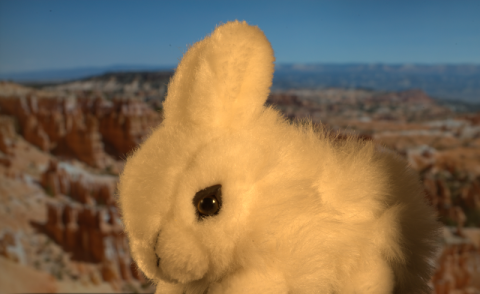
#> input picture input_image.png, 480 x 294 px
$ jupyter execute image_matting.ipynb
#> lines starting #> are read from the running program, lines starting #| are printed output that depends on the picture; after the words box and inside, x2 and y2 are one past the last pixel; in counts of white or black regions, pixels touching at a corner belong together
<center>
  <h1><b>A Closed Form Solution to Natural Image Matting </b></h1>
  <br>
  MVA : Reproductible research project
  <br>
  <br>
  <b>Student Name:</b> Aissa Abdelaziz, Mahdi Ranjbar,  Mohammad Ali Jauhar
  <br>
  <br>
  </center>

[cell 1]
import cv2
import matplotlib.pyplot as plt
import os

# Input image path, assuming in the current directory
current_dir = os.getcwd()
image_name = "input_image.png" # change to experiment with other images
input_path = current_dir + "/" + image_name

image_input = cv2.imread(input_path, cv2.IMREAD_COLOR)
#> image_input is the input picture: shape (294, 480, 3); mean B, G, R 84.8, 110.8, 130.8

# Normalize
image = image_input / 255.0

[cell 2]
plt.imshow(cv2.cvtColor(image_input, cv2.COLOR_BGR2RGB))
plt.axis('off')  # Turn off axis labels
plt.show()

[cell 3]
# Assuming scribles is in the current working directory

scribble_name = "scribbles.png" # change to experiment with other images
scribbles_path = current_dir + "/" + scribble_name

image_scribles =cv2.imread(scribbles_path, cv2.IMREAD_COLOR)
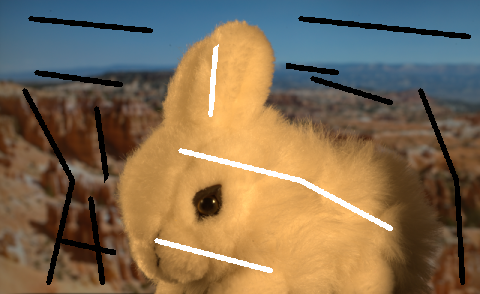
#> input picture scribbles.png, 480 x 294 px
#> image_scribles is the input picture: shape (294, 480, 3); mean B, G, R 84, 108.9, 127.8

scribbles = image_scribles / 255.0
plt.imshow(cv2.cvtColor(image_scribles, cv2.COLOR_BGR2RGB))
plt.axis('off')  # Turn off axis labels
plt.show()

[cell 4]
plt.imshow(image - scribbles)
plt.show()
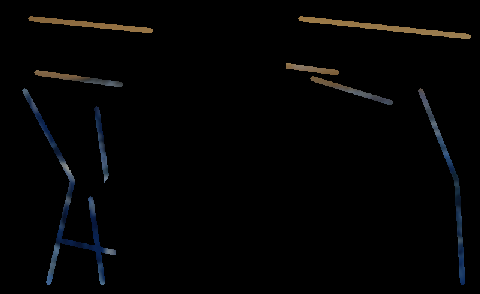
#> shown: shape (294, 480, 3) float64; mean R, G, B 0.0136, 0.0136, 0.0139

[cell 5]
import numpy as np
# We calculate the initial assumption

# So, the priors basically are 1 for foreground, 0 for background, and 0.5 for unknown

# (Scribbles - Image) results into value 1 for the foreground and 0 for the background, resulting into alignment with the relevant literature
# (Image - Scribbles) gives us the opposite values for the background and foreground

prior = np.sign(np.sum(scribbles - image, axis=2)) / 2 + 0.5
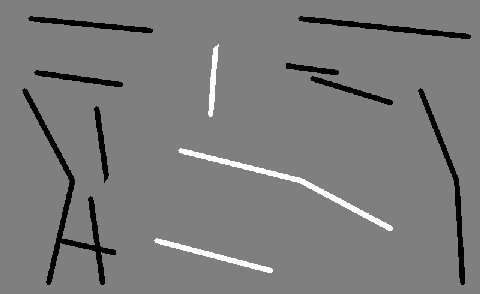
#> prior: shape (294, 480) float64; min 0, max 1, mean 0.486
print(prior)
#> (printed output is left out)

[cell 6]
prior[-1]
#> Out = 480 values from 0.5 to 0.5

[cell 7]
plt.imshow(prior)
plt.show()

[cell 8]
temp = np.sum(image - scribbles, axis=2)
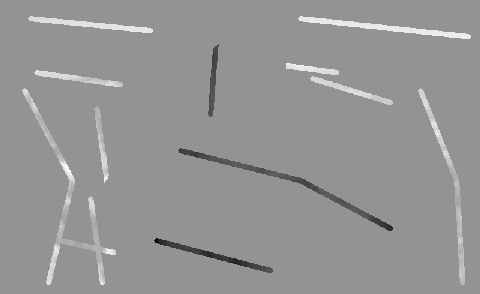
#> temp: shape (294, 480) float64; min -2.3, max 1.69, mean 0.0223; drawn with min black and max white
np.sign(temp) / 2
# temp

[cell 9]
#Constant map
consts_map = prior != 0.5
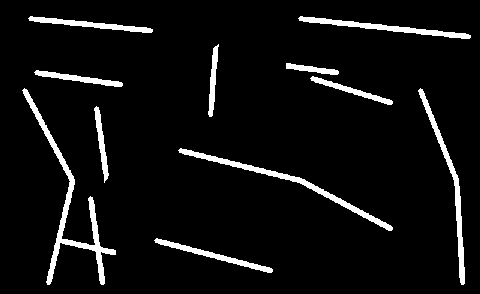
#> consts_map: shape (294, 480) bool; 6% white; 11 white regions, largest, box (x1, y1, x2, y2) and area: (22, 88, 116, 285) 1885, (178, 148, 393, 231) 1248, (418, 88, 465, 285) 1067
print(consts_map)
#> (printed output is left out)

The elements of the matting Laplacian :
\begin{align}
L(i, j)=\sum_{k \mid(i, j) \in w_k}\left[\delta_{i j}-\frac{1}{W}\left(1+\left(I_i-\mu_k\right)^{\top}\left(\Sigma_k+\frac{\varepsilon}{W} I_{3 \times 3}\right)^{-1}\left(I_j-\mu_k\right)\right)\right]
\end{align}

[cell 10]
#we calcualte the matting laplacian
from scipy.sparse import spdiags, csr_matrix
from scipy.ndimage import binary_erosion

def getLaplacian1(I, consts, epsilon=0.0000001, win_size=1):
#> called with epsilon = 1e-07, win_size = 1
    print("calculating the Laplacian ")
    neb_size = (win_size * 2 + 1) ** 2
    h, w, c = I.shape
#> h = 294; w = 480; c = 3
    img_size = w * h
#> img_size = 141120
    consts = binary_erosion(consts, structure=np.ones((win_size * 2 + 1, win_size * 2 + 1)))
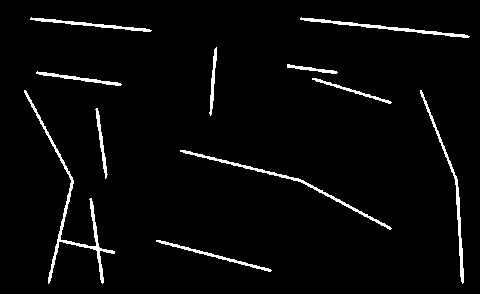
#> consts: shape (294, 480) bool; 3.3% white; 11 white regions, largest, box (x1, y1, x2, y2) and area: (24, 90, 115, 284) 1026, (180, 150, 392, 230) 657, (420, 90, 464, 284) 584
    indsM = np.arange(img_size).reshape(h, w)
    tlen = int(((1 - consts[win_size:-win_size, win_size:-win_size]).sum()) * (neb_size ** 2))
#> tlen = 10929654
    row_inds = np.zeros(tlen)
    col_inds = np.zeros(tlen)
    vals = np.zeros(tlen)
    len_ = 0
    for j in range(win_size, w - win_size):
        for i in range(win_size, h - win_size):
            if consts[i, j]:
               continue
            win_inds = indsM[i - win_size:i + win_size + 1, j - win_size:j + win_size + 1]
            win_inds = win_inds.flatten()
            winI = I[i - win_size:i + win_size + 1, j - win_size:j + win_size + 1, :]
            winI = winI.reshape(neb_size, c)
            win_mu = np.mean(winI, axis=0)
            win_var = np.linalg.inv(winI.T @ winI / neb_size - np.outer(win_mu, win_mu) + epsilon / neb_size * np.eye(c))
            winI = winI - win_mu
            tvals = (1 + winI @ win_var @ winI.T) / neb_size

            row_inds[len_:len_ + neb_size ** 2] = np.repeat(win_inds, neb_size)
            col_inds[len_:len_ + neb_size ** 2] = np.tile(win_inds, neb_size)
            vals[len_:len_ + neb_size ** 2] = tvals.flatten()
            len_ += neb_size ** 2
#> after the loop, len_ = 10929654
    vals = vals[:len_]
    row_inds = row_inds[:len_]
    col_inds = col_inds[:len_]
    A = csr_matrix((vals, (row_inds, col_inds)), shape=(img_size, img_size))
    sumA = A.sum(axis=1)
    A = spdiags(sumA.flatten(), 0, img_size, img_size) - A
    return A

[cell 11]
#Apply the function
laplacian = getLaplacian1(image, consts_map)
print(laplacian)
#> (printed output is left out)

[cell 12]
import scipy.sparse
import scipy.sparse.linalg


scribbles_confidence=100
#prior_confidence contains the confidence values where consts_map is True, and zero otherwise
prior_confidence = scribbles_confidence * consts_map
print(prior_confidence)
#> (printed output is left out)

[cell 13]
#converts prior_confidence matrix into a sparse diagonal matrix
confidence = scipy.sparse.diags(prior_confidence.flatten())
print(confidence)
#> (printed output is left out)

[cell 14]
#Computes the solution of the linear system
solution = scipy.sparse.linalg.spsolve(laplacian + confidence,prior.flatten() * prior_confidence.flatten())

[cell 15]
#Ensure that the result lie within the range [0, 1]
alpha = np.clip(solution.reshape(prior.shape), 0, 1)
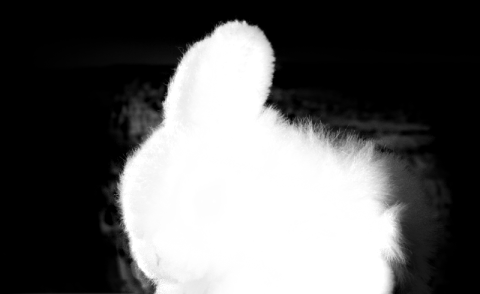
#> alpha: shape (294, 480) float64; min 0, max 1, mean 0.377

[cell 16]
# Plot the scaled alpha values
plt.imshow((alpha) * 255, cmap='gray')  # Display as grayscale
plt.title('Scaled Alpha Values (0-255)')
plt.show()
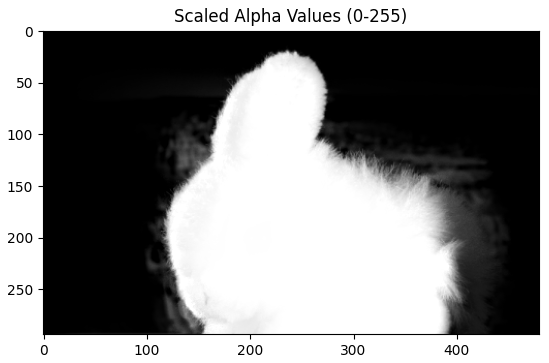
#> figure drawn by matplotlib, 1 panel

[cell 17]
# Plotting eigenvalues and eigenvectors
eig_vals, eig_vecs = scipy.sparse.linalg.eigs(laplacian)
plt.imshow(np.clip(eig_vecs.real.T[1].reshape(prior.shape), 0, 1))
plt.show()
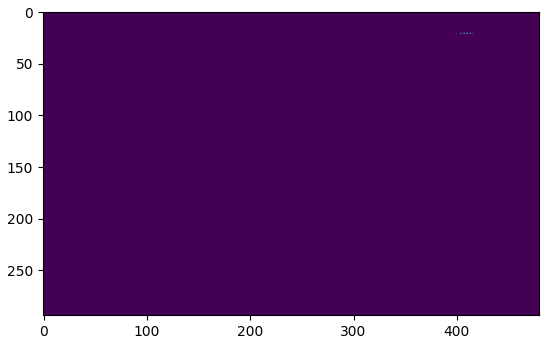
#> figure drawn by matplotlib, 1 panel
